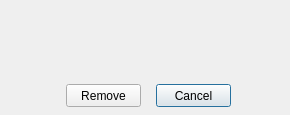
<ui version="4.0" >
 <class>DeleteCharacterDialog</class>
 <widget class="QDialog" name="DeleteCharacterDialog" >
  <property name="geometry" >
   <rect>
    <x>0</x>
    <y>0</y>
    <width>290</width>
    <height>115</height>
   </rect>
  </property>
  <property name="sizePolicy" >
   <sizepolicy vsizetype="Fixed" hsizetype="Fixed" >
    <horstretch>0</horstretch>
    <verstretch>0</verstretch>
   </sizepolicy>
  </property>
  <property name="minimumSize" >
   <size>
    <width>290</width>
    <height>115</height>
   </size>
  </property>
  <property name="maximumSize" >
   <size>
    <width>290</width>
    <height>115</height>
   </size>
  </property>
  <property name="windowTitle" >
   <string>Dialog</string>
  </property>
  <widget class="QLabel" name="iconLabel" >
   <property name="geometry" >
    <rect>
     <x>10</x>
     <y>10</y>
     <width>64</width>
     <height>64</height>
    </rect>
   </property>
   <property name="frameShape" >
    <enum>QFrame::NoFrame</enum>
   </property>
   <property name="text" >
    <string/>
   </property>
  </widget>
  <widget class="QLabel" name="textLabel" >
   <property name="geometry" >
    <rect>
     <x>80</x>
     <y>10</y>
     <width>200</width>
     <height>64</height>
    </rect>
   </property>
   <property name="frameShape" >
    <enum>QFrame::NoFrame</enum>
   </property>
   <property name="text" >
    <string/>
   </property>
   <property name="wordWrap" >
    <bool>true</bool>
   </property>
  </widget>
  <widget class="QPushButton" name="removeButton" >
   <property name="geometry" >
    <rect>
     <x>66</x>
     <y>84</y>
     <width>75</width>
     <height>23</height>
    </rect>
   </property>
   <property name="focusPolicy" >
    <enum>Qt::StrongFocus</enum>
   </property>
   <property name="text" >
    <string>Remove</string>
   </property>
   <property name="autoDefault" >
    <bool>false</bool>
   </property>
  </widget>
  <widget class="QPushButton" name="cancelButton" >
   <property name="geometry" >
    <rect>
     <x>156</x>
     <y>84</y>
     <width>75</width>
     <height>23</height>
    </rect>
   </property>
   <property name="focusPolicy" >
    <enum>Qt::StrongFocus</enum>
   </property>
   <property name="text" >
    <string>Cancel</string>
   </property>
   <property name="autoDefault" >
    <bool>false</bool>
   </property>
   <property name="default" >
    <bool>true</bool>
   </property>
  </widget>
 </widget>
 <resources/>
 <connections/>
</ui>
